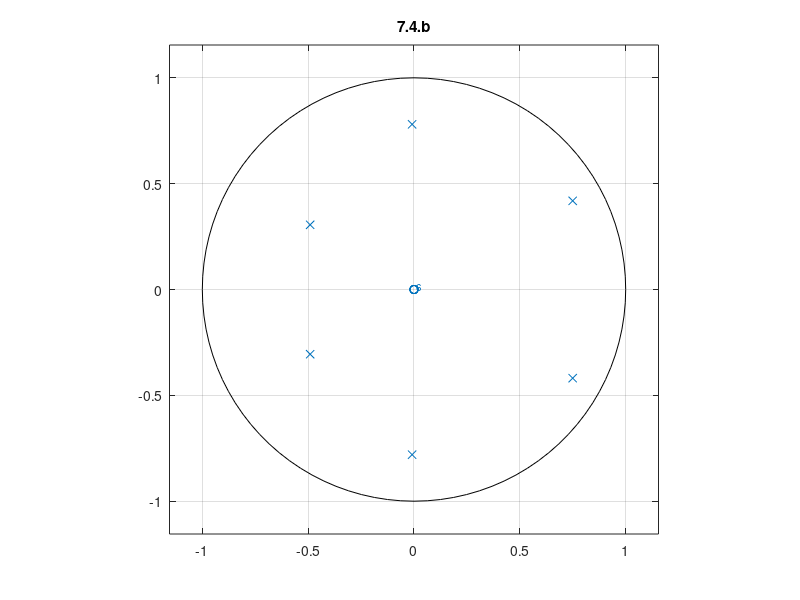

Write MATLAB code to recreate this figure.
%-------------7.4.b--------------
%-------------p=0.8--------------

a=[1 -0.5 0.2 -0.1 0.007 0.14 0.15];
b=[1];

zplane(b, a);
title('7.4.b');